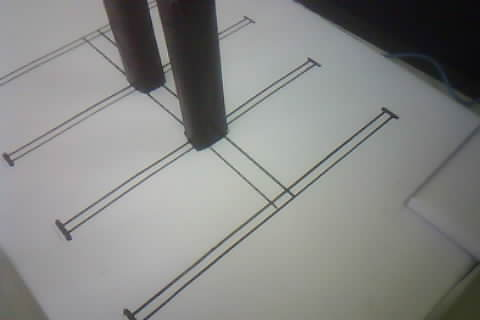
#> input picture car-slot-detection/data_sampleVideo/presentasi/CAM-136.jpg, 480 x 320 px, given in place of stream, which was not available
$ python cam-stream_dual.py
#> lines starting #> are read from the running program, lines starting #| are printed output that depends on the picture; after the words box and inside, x2 and y2 are one past the last pixel; in counts of white or black regions, pixels touching at a corner belong together
import cv2
import numpy as np

import requests

'''
INFO SECTION
- if you want to monitor raw parameters of ESP32CAM, open the browser and go to http://192.168.x.x/status
- command can be sent through an HTTP get composed in the following way http://192.168.x.x/control?var=VARIABLE_NAME&val=VALUE (check varname and value in status)
'''

# ESP32 URL
URL_CAM0 = "http://192.168.43.136"
URL_CAM1 = "http://192.168.43.81"
AWB = True

# Face recognition and opencv setup
cap_0 = cv2.VideoCapture(URL_CAM0 + ":81/stream")
cap_1 = cv2.VideoCapture(URL_CAM1 + ":81/stream")

def set_resolution(url: str, index: int=1, verbose: bool=False):
#> called with url = 'http://192.168.43.136', index = 7, verbose = False
    try:
        if verbose:
            resolutions = """10: UXGA(1600x1200)\n
                            9: SXGA(1280x1024)\n
                            8: XGA(1024x768)\n
                            7: SVGA(800x600)\n
                            6: VGA(640x480)\n
                            5: CIF(400x296)\n
                            4: QVGA(320x240)\n
                            3: HQVGA(240x176)\n
                            0: QQVGA(160x120)"""
            print("available resolutions\n{}".format(resolutions))

        if index in [10, 9, 8, 7, 6, 5, 4, 3, 0]:
            requests.get(url + "/control?var=framesize&val={}".format(index))
#> (this line was passed over: the network is not available in this run)
        else:
            print("Wrong index")
    except:
        print("SET_RESOLUTION: something went wrong")

camera_res = 7
if __name__ == '__main__':
    set_resolution(URL_CAM0, index=camera_res)
    set_resolution(URL_CAM1, index=camera_res)
    while True:
        if cap_0.isOpened() and cap_1.isOpened():
            ret, frame0 = cap_0.read()
#> frame0 is the input picture: shape (320, 480, 3); mean B, G, R 133.7, 135.7, 134.8
            ret, frame1 = cap_1.read()

            imgGray0 = cv2.cvtColor(frame0, cv2.COLOR_BGR2GRAY)
            imgBlur0 = cv2.GaussianBlur(imgGray0, (3, 3), 1)
            imgThreshold0 = cv2.adaptiveThreshold(imgBlur0, 255, cv2.ADAPTIVE_THRESH_GAUSSIAN_C,
                                                 cv2.THRESH_BINARY_INV, 25, 16)
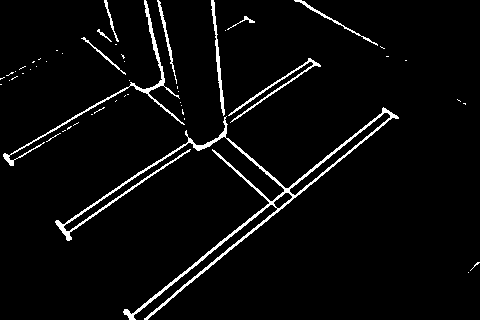
#> imgThreshold0: shape (320, 480); 4% white in thin lines or dots
            imgGray1 = cv2.cvtColor(frame1, cv2.COLOR_BGR2GRAY)
            imgBlur1 = cv2.GaussianBlur(imgGray1, (3, 3), 1)
            imgThreshold1 = cv2.adaptiveThreshold(imgBlur1, 255, cv2.ADAPTIVE_THRESH_GAUSSIAN_C,
                                                 cv2.THRESH_BINARY_INV, 25, 16)

            cv2.imshow("Live CAM0", frame0)
            cv2.imshow("Live CAM1", frame1)

            cv2.imshow("Live Tresh CAM0", imgThreshold0)
            cv2.imshow("Live Tresh CAM1", imgThreshold1)

            key = cv2.waitKey(1)
#> (key Esc is pressed here)
            if key == 27:
                break

    cv2.destroyAllWindows()
    cap_0.release()
    cap_1.release()

$ run again, on car-slot-detection/data_sampleVideo/presentasi/CAM-81.jpg
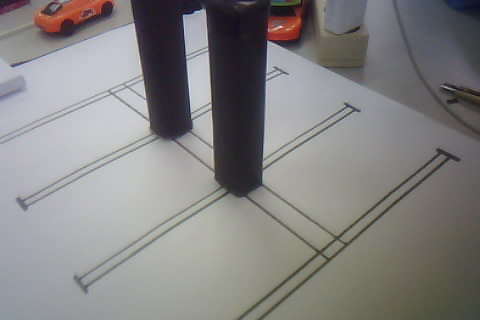
#> input picture car-slot-detection/data_sampleVideo/presentasi/CAM-81.jpg, 480 x 320 px, given in place of stream, which was not available
#> frame0 is the input picture: shape (320, 480, 3); mean B, G, R 130.4, 130.7, 132.2
#> `imgBlur0 = cv2.GaussianBlur(imgGray0, (3, 3), 1)`:
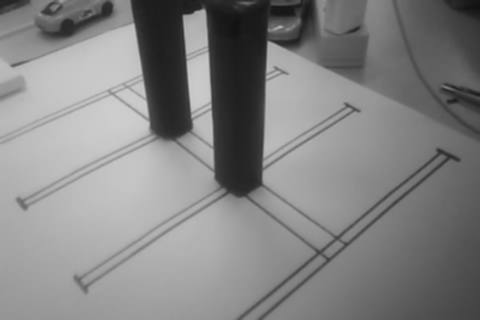
#> imgBlur0: shape (320, 480); min 17, max 206, mean 131.1
#> `imgThreshold0 = cv2.adaptiveThreshold(imgBlur0, 255, cv2.ADAPTIVE_THRE..`:
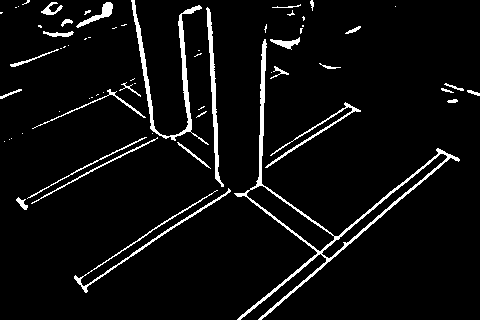
#> imgThreshold0: shape (320, 480); 5.3% white; 63 white regions (36 under 20 px), largest, box (x1, y1, x2, y2) and area: (234, 39, 460, 320) 2623, (131, 0, 209, 145) 1291, (206, 7, 224, 187) 740
